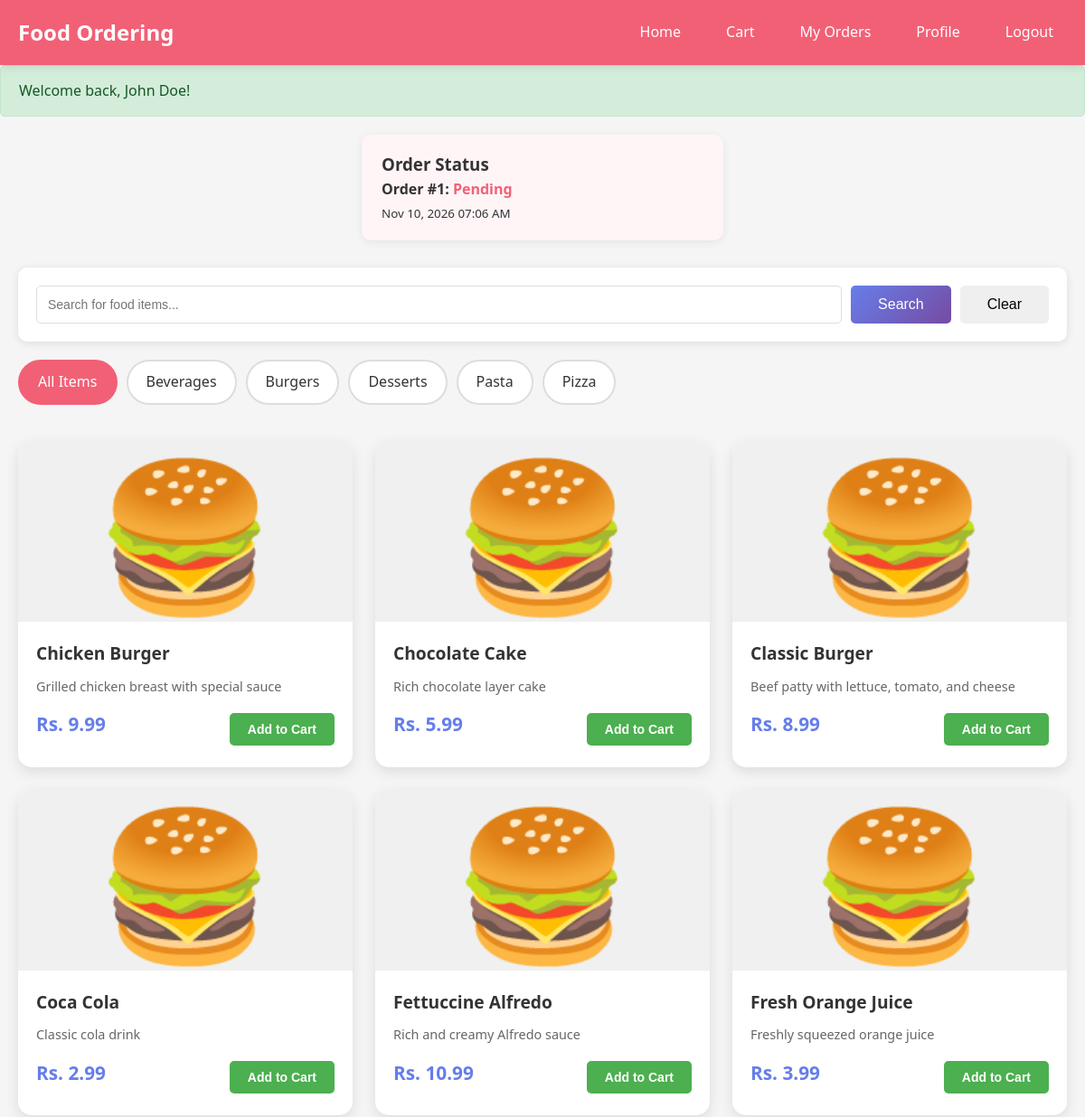
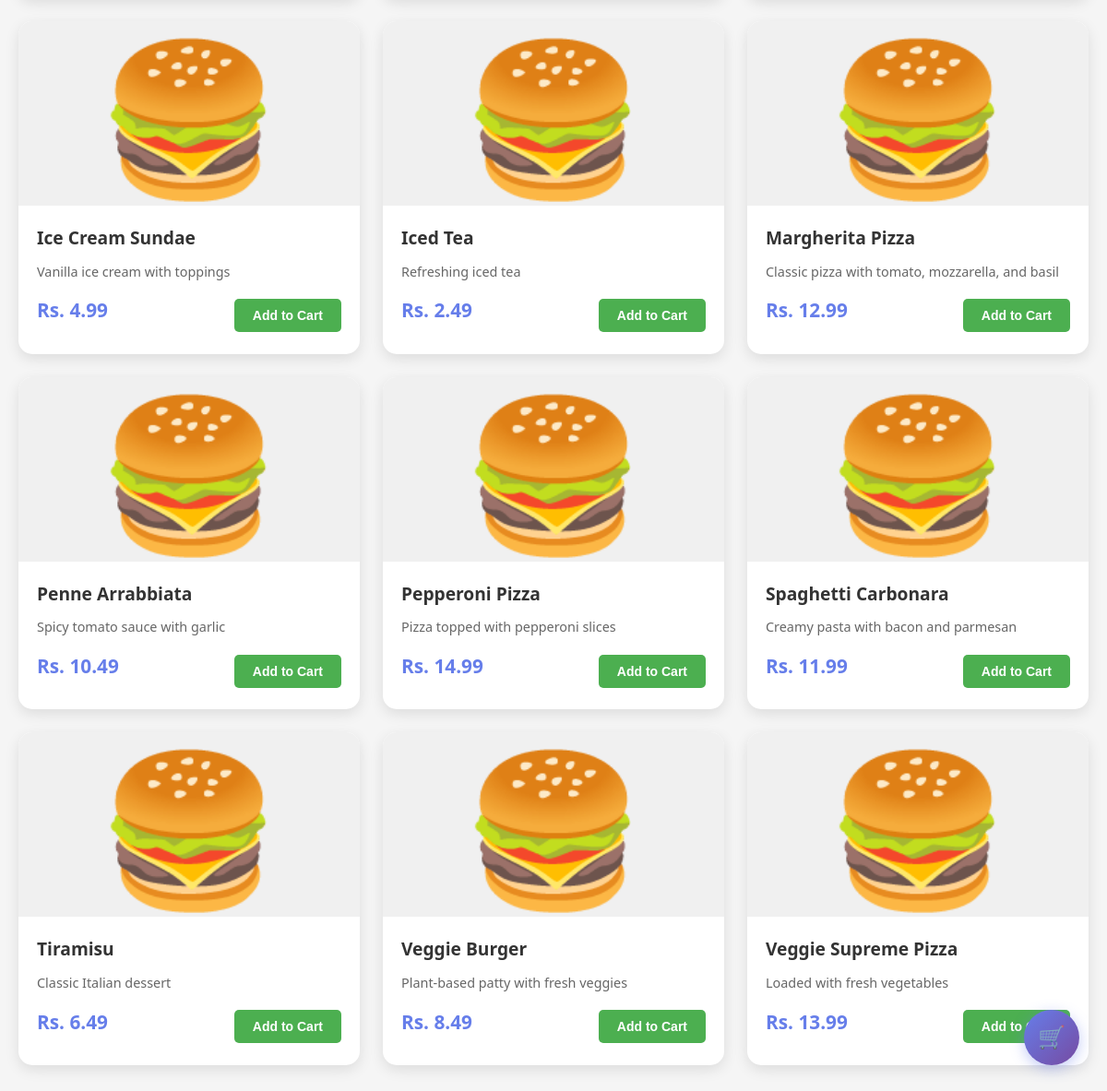
/customer/dashboard.php (signed in), run on the app's committed database (2 pictures, top to bottom).
### tables this page shows
CREATE TABLE orders (
    id INT AUTO_INCREMENT PRIMARY KEY,
    user_id INT NOT NULL,
    total_amount DECIMAL(10, 2) NOT NULL,
    status VARCHAR(50) DEFAULT 'Pending',
    notes TEXT,
    order_time TIMESTAMP DEFAULT CURRENT_TIMESTAMP,
    FOREIGN KEY (user_id) REFERENCES users(id) ON DELETE CASCADE
);

CREATE TABLE categories (
    id INT AUTO_INCREMENT PRIMARY KEY,
    name VARCHAR(100) NOT NULL,
    description TEXT,
    created_at TIMESTAMP DEFAULT CURRENT_TIMESTAMP
);

CREATE TABLE foods (
    id INT AUTO_INCREMENT PRIMARY KEY,
    category_id INT NOT NULL,
    name VARCHAR(100) NOT NULL,
    description TEXT,
    price DECIMAL(10, 2) NOT NULL,
    image VARCHAR(255),
    available TINYINT(1) DEFAULT 1,
    created_at TIMESTAMP DEFAULT CURRENT_TIMESTAMP,
    FOREIGN KEY (category_id) REFERENCES categories(id) ON DELETE CASCADE
);

### includes/functions.php (called while the page is built, shortened)
<?php
function get_categories() {
    global $conn;
    $result = mysqli_query($conn, "SELECT * FROM categories ORDER BY name ASC");
    $categories = [];
    while ($row = mysqli_fetch_assoc($result)) $categories[] = $row;
    return $categories;
}
function get_user_id() {
    return $_SESSION['user_id'] ?? null;
}
function get_all_foods() {
    global $conn;
    $sql = "SELECT f.*, c.name as category_name FROM foods f LEFT JOIN categories c ON f.category_id = c.id ORDER BY f.name ASC";
    $result = mysqli_query($conn, $sql);
    $foods = [];
    while ($row = mysqli_fetch_assoc($result)) $foods[] = $row;
    return $foods;
}
function format_price($price) {
    return 'Rs. ' . number_format((float)$price, 2);
}
function format_date($datetime) {
    return date('M d, Y h:i A', strtotime($datetime));
}
function get_user_orders($user_id) {
    global $conn;
    $user_id = clean_input($user_id);
    $result = mysqli_query($conn, "SELECT * FROM orders WHERE user_id = '$user_id' ORDER BY order_time DESC");
    $orders = [];
    while ($row = mysqli_fetch_assoc($result)) $orders[] = $row;
    return $orders;
}

### customer/dashboard.php (the view, shortened to what this page needs)
<?php
require_once '../includes/config.php';
require_once '../includes/functions.php';
$categories = get_categories();
$search_query = isset($_GET['search']) ? clean_input($_GET['search']) : '';
$selected_category = isset($_GET['category']) ? clean_input($_GET['category']) : '';
?>
<!DOCTYPE html>
<html lang="en">
<head>
    <link rel="stylesheet" href="../assets/css/style.css">
</head>
<body>
    <div class="floating-icon" id="floatingIcon">
        <button class="float-btn" id="floatBtn" onclick="toggleFloatPanel()">
            🛒
        </button>
    </div>
    <nav class="navbar">
        <div class="navbar-content">
            <div class="navbar-brand">Food Ordering</div>
            <div class="navbar-menu">
                <a href="dashboard.php">Home</a>
                <a href="cart.php">
                    Cart
                </a>
                <a href="orders.php">My Orders</a>
                <a href="profile.php">Profile</a>
                <a href="logout.php">Logout</a>
            </div>
        </div>
    </nav>
    <div id="orderStatusSummary" style="max-width:400px;margin:20px auto 0;background:#fff5f7;border-radius:10px;padding:18px 22px;box-shadow:0 2px 10px rgba(0,0,0,0.07);color:#333;">
        <h3 style="margin-top:0;">Order Status</h3>
        <?php $orders = get_user_orders(get_user_id()); ?>
        <?php if (!empty($orders)): ?>
            <?php $latest = $orders[0]; ?>
            <div><strong>Order #<?php echo $latest['id']; ?>:</strong> <span style="color:#F26076;font-weight:bold;"><?php echo $latest['status']; ?></span></div>
            <div><small><?php echo format_date($latest['order_time']); ?></small></div>
        <?php else: ?>
            <div>No active orders.</div>
        <?php endif; ?>
    </div>
    <div class="search-container">
        <div class="search-bar">
            <input type="text" id="searchInput" placeholder="Search for food items..."
                   value="<?php echo htmlspecialchars($search_query); ?>">
            <button class="btn btn-primary" onclick="searchFood()">Search</button>
            <button class="btn btn-info" onclick="clearSearch()">Clear</button>
        </div>
    </div>
    <div class="categories">
        <div class="category-tabs">
            <a href="dashboard.php" class="category-tab <?php echo empty($selected_category) ? 'active' : ''; ?>">
                All Items
            </a>
            <?php foreach ($categories as $category): ?>
                <a href="dashboard.php?category=<?php echo $category['id']; ?>"
                   class="category-tab <?php echo $selected_category == $category['id'] ? 'active' : ''; ?>">
                    <?php echo htmlspecialchars($category['name']); ?>
                </a>
            <?php endforeach; ?>
        </div>
    </div>
    <div class="food-grid" id="foodGrid">
        <?php
        if (!empty($selected_category)) {
            $foods = get_foods_by_category($selected_category);
        } else {
            $foods = get_all_foods();
        }
        if (empty($foods)):
        ?>
            <div class="empty-state" style="grid-column: 1 / -1;">
                <div class="empty-state-icon">🍽️</div>
                <h3>No items found</h3>
                <p>Try adjusting your search or filters</p>
            </div>
        <?php else: ?>
            <?php foreach ($foods as $food): ?>
                <div class="food-card">
                    <div class="food-image">
                        <?php if (!empty($food['image'])): ?>
                            <img src="../uploads/<?php echo htmlspecialchars($food['image']); ?>"
                                 alt="<?php echo htmlspecialchars($food['name']); ?>">
                        <?php else: ?>
                            <div style="width: 100%; height: 100%; display: flex; align-items: center; justify-content: center; background: #f0f0f0; font-size: 2.5em; border: none;">🍔</div>
                        <?php endif; ?>
                    </div>
                    <div class="food-details">
                        <div class="food-name"><?php echo htmlspecialchars($food['name']); ?></div>
                        <div class="food-description">
                            <?php echo htmlspecialchars($food['description']); ?>
                        </div>
                        <div class="food-footer">
                            <div class="food-price"><?php echo format_price($food['price']); ?></div>
                            <button class="add-to-cart-btn"
                                    onclick="addToCart(<?php echo $food['id']; ?>, '<?php echo htmlspecialchars($food['name']); ?>', <?php echo $food['price']; ?>)">
                                Add to Cart
                            </button>
                        </div>
                    </div>
                </div>
            <?php endforeach; ?>
        <?php endif; ?>
    </div>
</body>
</html>

### assets/css/style.css (style rules this page uses)
* { margin: 0; box-sizing: border-box; }
body { font-family: 'Segoe UI', Tahoma, Geneva, Verdana, sans-serif; line-height: 1.6; color: #333; background-color: #f5f5f5; }
.navbar { background: linear-gradient(135deg, #667eea 0%, #764ba2 100%); color: white; padding: 15px 0; box-shadow: 0 2px 10px rgba(0,0,0,0.1); position: sticky; top: 0; z-index: 1000; }
.btn { display: inline-block; padding: 12px 30px; border: none; border-radius: 5px; font-size: 1em; cursor: pointer; text-decoration: none; transition: all 0.3s ease; text-align: center; }
.btn-primary { background: linear-gradient(135deg, #667eea 0%, #764ba2 100%); color: white; }
.food-card { background: white; border-radius: 10px; overflow: hidden; box-shadow: 0 2px 10px rgba(0,0,0,0.1); transition: transform 0.3s ease; box-sizing: border-box; display: flex; flex-direction: column; }
.food-image { width: 100%; height: 200px; background: #f0f0f0; border: none !important; padding: 0 !important; margin: 0 !important; display: block !important; overflow: hidden !important; flex-shrink: 0; box-sizing: border-box; }
.food-details { flex: 1; display: flex; flex-direction: column; padding: 15px; box-sizing: border-box; }
.food-name { font-size: 1.2em; font-weight: 600; margin-bottom: 5px; color: #333; }
.food-description { color: #666; font-size: 0.9em; margin-bottom: 10px; line-height: 1.4; flex: 1; }
.food-price { font-size: 1.3em; font-weight: bold; color: #667eea; margin-bottom: 10px; }
.food-footer { display: flex; justify-content: space-between; align-items: center; gap: 10px; margin-top: auto; }
.add-to-cart-btn { background: #28a745; color: white; border: none; padding: 8px 15px; border-radius: 5px; cursor: pointer; font-weight: 600; transition: background 0.3s ease; white-space: nowrap; }
.search-bar { position: relative; margin-bottom: 20px; }

### data on the page
orders: id "1", status "Pending", order_time "Nov 10, 2026 07:06 AM"
categories: name "Beverages"
categories: name "Burgers"
categories: name "Desserts"
categories: name "Pasta"
categories: name "Pizza"
foods: name "Chicken Burger", description "Grilled chicken breast with special sauce", price "Rs. 9.99"
foods: name "Chocolate Cake", description "Rich chocolate layer cake", price "Rs. 5.99"
foods: name "Classic Burger", description "Beef patty with lettuce, tomato, and cheese", price "Rs. 8.99"
foods: name "Coca Cola", description "Classic cola drink", price "Rs. 2.99"
foods: name "Fettuccine Alfredo", description "Rich and creamy Alfredo sauce", price "Rs. 10.99"
foods: name "Fresh Orange Juice", description "Freshly squeezed orange juice", price "Rs. 3.99"
foods: name "Ice Cream Sundae", description "Vanilla ice cream with toppings", price "Rs. 4.99"
foods: name "Iced Tea", description "Refreshing iced tea", price "Rs. 2.49"
foods: name "Margherita Pizza", description "Classic pizza with tomato, mozzarella, and basil", price "Rs. 12.99"
foods: name "Penne Arrabbiata", description "Spicy tomato sauce with garlic", price "Rs. 10.49"
foods: name "Pepperoni Pizza", description "Pizza topped with pepperoni slices", price "Rs. 14.99"
foods: name "Spaghetti Carbonara", description "Creamy pasta with bacon and parmesan", price "Rs. 11.99"
foods: name "Tiramisu", description "Classic Italian dessert", price "Rs. 6.49"
foods: name "Veggie Burger", description "Plant-based patty with fresh veggies", price "Rs. 8.49"
foods: name "Veggie Supreme Pizza", description "Loaded with fresh vegetables", price "Rs. 13.99"

### other printed values
$message "Welcome back, John Doe!"
